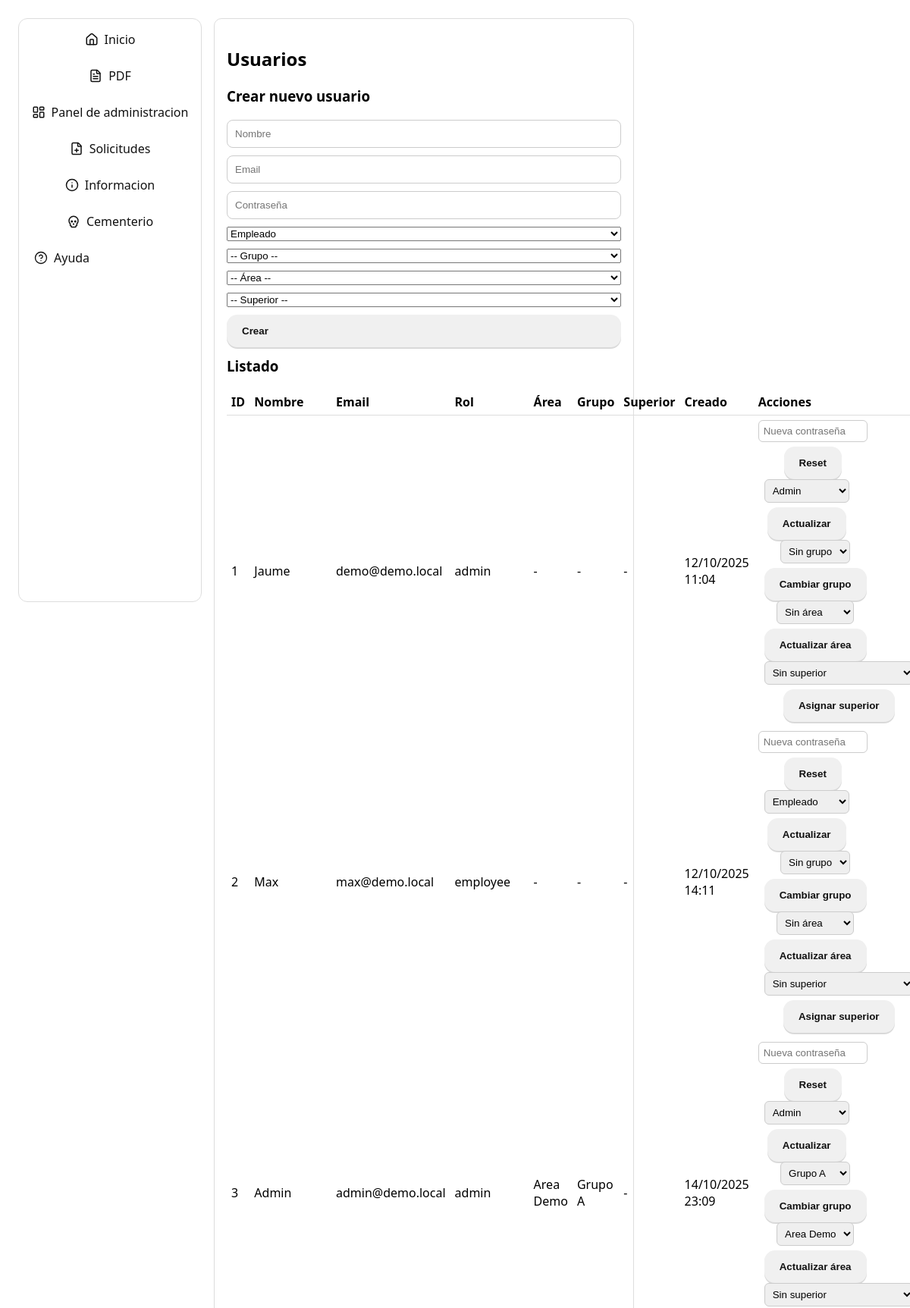
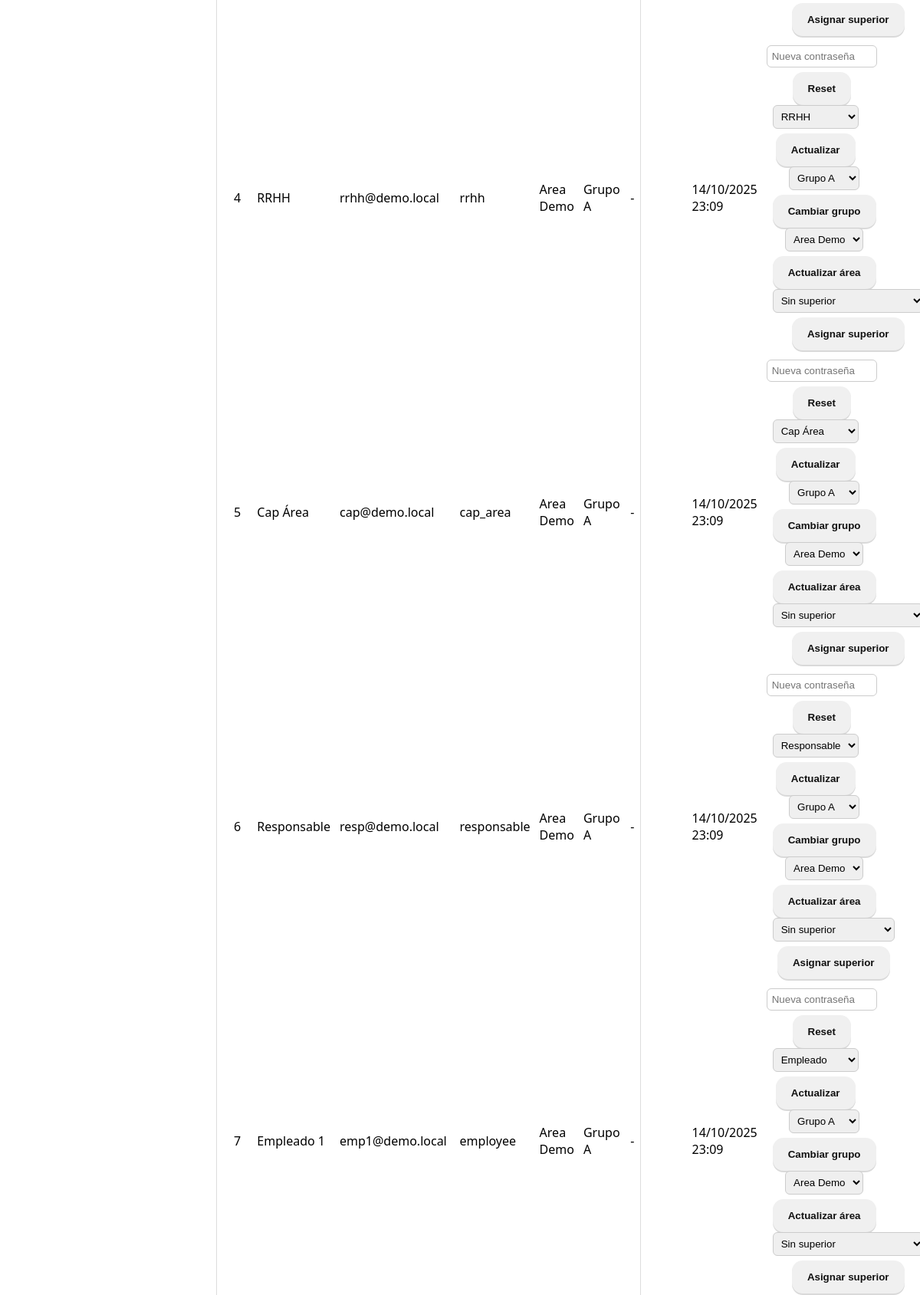
Page /admin/users (signed in, upper part) on the committed database (2 pictures, top to bottom).
### models.py (models this page shows, shortened)
class Base(DeclarativeBase):
    pass

class User(Base, UserMixin):
    __tablename__ = "users"
    id = Column(Integer, primary_key=True)
    email = Column(String(255), unique=True, nullable=False)
    name = Column(String(120), nullable=False)
    password_hash = Column(String(255), nullable=False)
    role = Column(Enum(Role), default=Role.employee, nullable=False)
    is_active = Column(Boolean, default=True, nullable=False)
    group_id = Column(Integer, ForeignKey("groups.id"), nullable=True)
    area_id = Column(Integer, ForeignKey("areas.id"), nullable=True)
    supervisor_id = Column(Integer, ForeignKey("users.id"), nullable=True)
    responsible_id = synonym("supervisor_id")
    created_at = Column(DateTime(timezone=True), default=lambda: datetime.now(timezone.utc))
    attendances = relationship("Attendance", back_populates="user")
    group = relationship("Group", back_populates="users")
    area = relationship("Area", back_populates="users", foreign_keys=[area_id])
    managed_areas = relationship(
        "Area",
        back_populates="manager",
        foreign_keys="Area.manager_id",
    )
    supervisor = relationship(
        "User",
        remote_side="User.id",
        back_populates="direct_reports",
        foreign_keys="User.supervisor_id",
    )
    responsible = synonym("supervisor")
    direct_reports = relationship(
        "User",
        back_populates="supervisor",
        foreign_keys="User.supervisor_id",
    )

class Area(Base):
    __tablename__ = "areas"
    id = Column(Integer, primary_key=True)
    name = Column(String(120), nullable=False, unique=True)
    manager_id = Column(Integer, ForeignKey("users.id"), nullable=True)
    cap_id = synonym("manager_id")
    users = relationship("User", back_populates="area", foreign_keys="User.area_id")
    groups = relationship("Group", back_populates="area")
    manager = relationship(
        "User",
        back_populates="managed_areas",
        foreign_keys=[manager_id],
    )
    cap = synonym("manager")

class Group(Base):
    __tablename__ = "groups"
    id = Column(Integer, primary_key=True)
    name = Column(String(120), nullable=False)
    area_id = Column(Integer, ForeignKey("areas.id"), nullable=False)
    area = relationship("Area", back_populates="groups")
    users = relationship("User", back_populates="group")

### app.py (the view)
@app.route("/admin/users", methods=["GET"])
@login_required
@admin_required
def admin_users():
    db = SessionLocal()
    try:
        users = db.execute(select(User).order_by(User.id)).scalars().all()
        groups = db.execute(select(Group).order_by(Group.id)).scalars().all()
        areas = db.execute(select(Area).order_by(Area.name)).scalars().all()
        supervisors = (
            db.execute(
                select(User)
                .where(User.is_active.is_(True), User.role.in_((Role.responsable, Role.cap_area, Role.rrhh, Role.admin)))
                .order_by(User.name.asc())
            )
            .scalars()
            .all()
        )
        return render_template(
            "admin/users.html",
            users=users,
            groups=groups,
            areas=areas,
            supervisors=supervisors,
        )
    finally:
        db.close()

### app.py (called while the page is built)
@app.context_processor
def inject_template_globals():
    return {
        "current_year": datetime.now(TZ).year,
        "owner_name": os.environ.get("OWNER_NAME", "Fichaje Rapido"),
        "TZ": TZ,
    }

@login_manager.user_loader
def load_user(user_id):
    db = SessionLocal()
    try:
        return db.get(User, int(user_id))
    finally:
        db.close()

def admin_required(view):
    @wraps(view)
    def wrapper(*args, **kwargs):
        if not current_user.is_authenticated or current_user.role != Role.admin:
            abort(403)
        return view(*args, **kwargs)
    return wrapper

### templates/admin/users.html (shortened to what this page needs)
{% extends "base.html" %}
{% block content %}
<div class="card">
  <h2>Usuarios</h2>
  <h3 style="margin-top:10px;">Crear nuevo usuario</h3>
  <form method="post" action="{{ url_for('admin_users_create') }}" style="max-width:520px;">
    <input type="text" name="name" placeholder="Nombre" required>
    <input type="email" name="email" placeholder="Email" required>
    <input type="password" name="password" placeholder="Contraseña" required>
    <select name="role">
      <option value="employee">Empleado</option>
    </select>
    <select name="group_id">
      <option value="">-- Grupo --</option>
    </select>
    <select name="area_id">
      <option value="">-- Área --</option>
    </select>
    <select name="supervisor_id">
      <option value="">-- Superior --</option>
    </select>
    <button class="btn" type="submit">Crear</button>
  </form>
  <h3 class="row">Listado</h3>
  <table style="width:100%; border-collapse: collapse;">
    <thead>
      <tr>
        <th style="text-align:left; border-bottom:1px solid #ddd; padding:6px;">ID</th>
        <th style="text-align:left; border-bottom:1px solid #ddd; padding:6px;">Nombre</th>
        <th style="text-align:left; border-bottom:1px solid #ddd; padding:6px;">Email</th>
        <th style="text-align:left; border-bottom:1px solid #ddd; padding:6px;">Rol</th>
        <th style="text-align:left; border-bottom:1px solid #ddd; padding:6px;">Área</th>
        <th style="text-align:left; border-bottom:1px solid #ddd; padding:6px;">Grupo</th>
        <th style="text-align:left; border-bottom:1px solid #ddd; padding:6px;">Superior</th>
        <th style="text-align:left; border-bottom:1px solid #ddd; padding:6px;">Creado</th>
        <th style="text-align:left; border-bottom:1px solid #ddd; padding:6px;">Acciones</th>
      </tr>
    </thead>
    <tbody>
      {% for u in users %}
      <tr>
        <td style="padding:6px;">{{ u.id }}</td>
        <td style="padding:6px;">{{ u.name }}</td>
        <td style="padding:6px;">{{ u.email }}</td>
        <td style="padding:6px;">{{ u.role.value }}</td>
        <td style="padding:6px;">{{ u.area.name if u.area else '-' }}</td>
        <td style="padding:6px;">{{ u.group.name if u.group else '-' }}</td>
        <td style="padding:6px;">{{ u.supervisor.name if u.supervisor else '-' }}</td>
        <td style="padding:6px;">{{ (u.created_at or '').strftime('%d/%m/%Y %H:%M') if u.created_at else '-' }}</td>
        <td style="padding:6px;">
          <form method="post" action="{{ url_for('admin_users_reset_password', user_id=u.id) }}" style="display:inline-flex; gap:6px; align-items:center;">
            <input type="password" name="new_password" placeholder="Nueva contraseña" style="padding:6px;border:1px solid #ccc;border-radius:6px; width:130px;" required>
            <button class="btn" type="submit">Reset</button>
          </form>
          <form method="post" action="{{ url_for('admin_users_set_role', user_id=u.id) }}" style="display:inline-flex; gap:6px; align-items:center; margin-left:8px;">
            <select name="role" style="padding:6px;border:1px solid #ccc;border-radius:6px;">
              <option value="employee" {{ 'selected' if u.role.value=='employee' else '' }}>Empleado</option>
              <option value="responsable" {{ 'selected' if u.role.value=='responsable' else '' }}>Responsable</option>
              <option value="cap_area" {{ 'selected' if u.role.value=='cap_area' else '' }}>Cap Área</option>
              <option value="rrhh" {{ 'selected' if u.role.value=='rrhh' else '' }}>RRHH</option>
              <option value="admin" {{ 'selected' if u.role.value=='admin' else '' }}>Admin</option>
            </select>
            <button class="btn" type="submit">Actualizar</button>
          </form>
          <form method="post" action="{{ url_for('admin_users_set_group', user_id=u.id) }}" style="display:inline-flex; gap:6px; align-items:center; margin-left:8px;">
            <select name="group_id" style="padding:6px;border:1px solid #ccc;border-radius:6px;">
              <option value="">Sin grupo</option>
              {% for g in groups %}
                <option value="{{ g.id }}" {{ 'selected' if u.group_id==g.id else '' }}>{{ g.name }}</option>
              {% endfor %}
            </select>
            <button class="btn" type="submit">Cambiar grupo</button>
          </form>
          <form method="post" action="{{ url_for('admin_users_set_area', user_id=u.id) }}" style="display:inline-flex; gap:6px; align-items:center; margin-left:8px;">
            <select name="area_id" style="padding:6px;border:1px solid #ccc;border-radius:6px;">
              <option value="">Sin área</option>
              {% for area in areas %}
                <option value="{{ area.id }}" {{ 'selected' if u.area_id==area.id else '' }}>{{ area.name }}</option>
              {% endfor %}
            </select>
            <button class="btn" type="submit">Actualizar área</button>
          </form>
          <form method="post" action="{{ url_for('admin_users_set_supervisor', user_id=u.id) }}" style="display:inline-flex; gap:6px; align-items:center; margin-left:8px;">
            <select name="supervisor_id" style="padding:6px;border:1px solid #ccc;border-radius:6px;">
              <option value="">Sin superior</option>
            </select>
            <button class="btn" type="submit">Asignar superior</button>
          </form>
        </td>
      </tr>
      {% else %}
      <tr><td colspan="7" style="padding:6px;">Sin usuarios</td></tr>
      {% endfor %}
    </tbody>
  </table>
</div>
{% endblock %}

### templates/base.html (style rules this page uses)
body { font-family:system-ui,Arial;margin:24px }
.card { border:1px solid #ddd;border-radius:10px;padding:16px;max-width:520px }
.btn { display:inline-flex;align-items:center;gap:10px;padding:14px 20px;border-radius:14px;border:none;background:#f0f0f0;color:#111;cursor:pointer;font-weight:600;transition:transform .02s ease, box-shadow .2s ease, background-color .15s ease, filter .15s ease;box-shadow:0 2px 0 rgba(0,0,0,.15) }
.row { margin-top:12px }
form { display:flex;flex-direction:column;gap:10px;max-width:360px }
input { padding:10px;border:1px solid #ccc;border-radius:8px }

### rows in the picture
User: id "1", name "Jaume", email "demo@demo.local", role.value "admin", area "-", group "-", supervisor "-", created_at "12/10/2025 11:04"
User: id "2", name "Max", email "max@demo.local", role.value "employee", area "-", group "-", supervisor "-", created_at "12/10/2025 14:11"
User: id "3", name "Admin", email "admin@demo.local", role.value "admin", area "Area Demo", group "Grupo A", supervisor "-", created_at "14/10/2025 23:09"
User: id "4", name "RRHH", email "rrhh@demo.local", role.value "rrhh", area "Area Demo", group "Grupo A", supervisor "-", created_at "14/10/2025 23:09"
User: id "5", name "Cap Área", email "cap@demo.local", role.value "cap_area", area "Area Demo", group "Grupo A", supervisor "-", created_at "14/10/2025 23:09"
User: id "6", name "Responsable", email "resp@demo.local", role.value "responsable", area "Area Demo", group "Grupo A", supervisor "-", created_at "14/10/2025 23:09"
User: id "7", name "Empleado 1", email "emp1@demo.local", role.value "employee", area "Area Demo", group "Grupo A", supervisor "-", created_at "14/10/2025 23:09"

### other values in the picture
form field group_id "Grupo A"
form field area_id "Area Demo"
